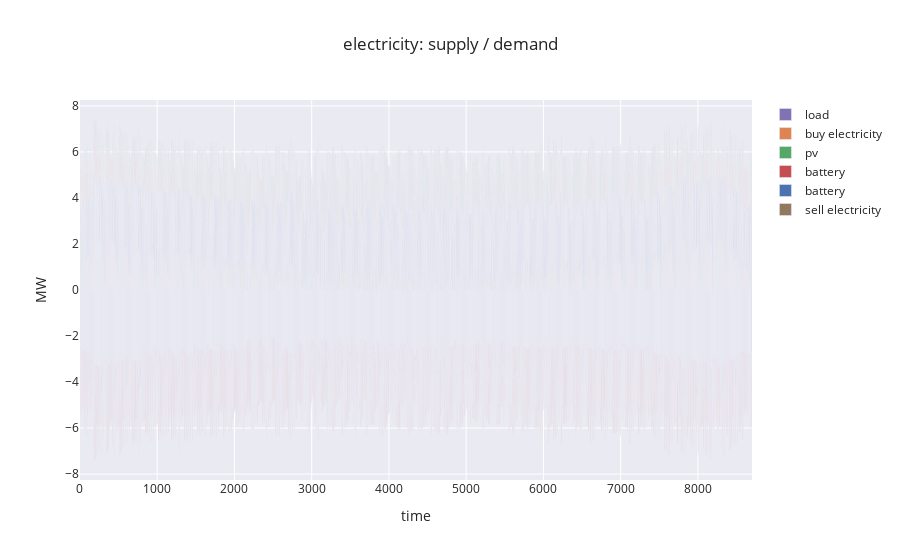

The cell this chart's notebook holds for it:
### Code cell
fig = visualize(model)
fig.render(xslice=(0,8700))
fig.show()
fig._fig.write_html("opt/out/plot_summerschool.html")

### Figure 1 — Plotly figure (JSON) as saved in the notebook; plotly's stock layout.template omitted (floating-point values rounded to 4 significant figures; data arrays with more than 128 entries replaced by an {"elided": "..."} marker saying what was removed)
{"data": [{"marker": {"color": "rgb(129,114,179)"}, "name": "load", "type": "bar", "x": {"elided": "8700 int values"}, "y": {"elided": "8700 float values"}}, {"marker": {"color": "rgb(221,132,82)"}, "name": "buy electricity", "type": "bar", "x": {"elided": "8700 int values"}, "y": {"elided": "8700 float values"}}, {"marker": {"color": "rgb(85,168,104)"}, "name": "pv", "type": "bar", "x": {"elided": "8700 int values"}, "y": {"elided": "8700 float values"}}, {"marker": {"color": "rgb(196,78,82)"}, "name": "battery", "type": "bar", "x": {"elided": "8700 int values"}, "y": {"elided": "8700 float values"}}, {"marker": {"color": "rgb(76,114,176)"}, "name": "battery", "type": "bar", "x": {"elided": "8700 int values"}, "y": {"elided": "8700 float values"}}, {"marker": {"color": "rgb(147,120,96)"}, "name": "sell electricity", "type": "bar", "x": {"elided": "8700 int values"}, "y": {"elided": "8700 float values"}}], "layout": {"barmode": "relative", "title": {"text": "electricity: supply / demand"}, "xaxis": {"title": {"text": "time"}}, "yaxis": {"title": {"text": "MW"}}}}
